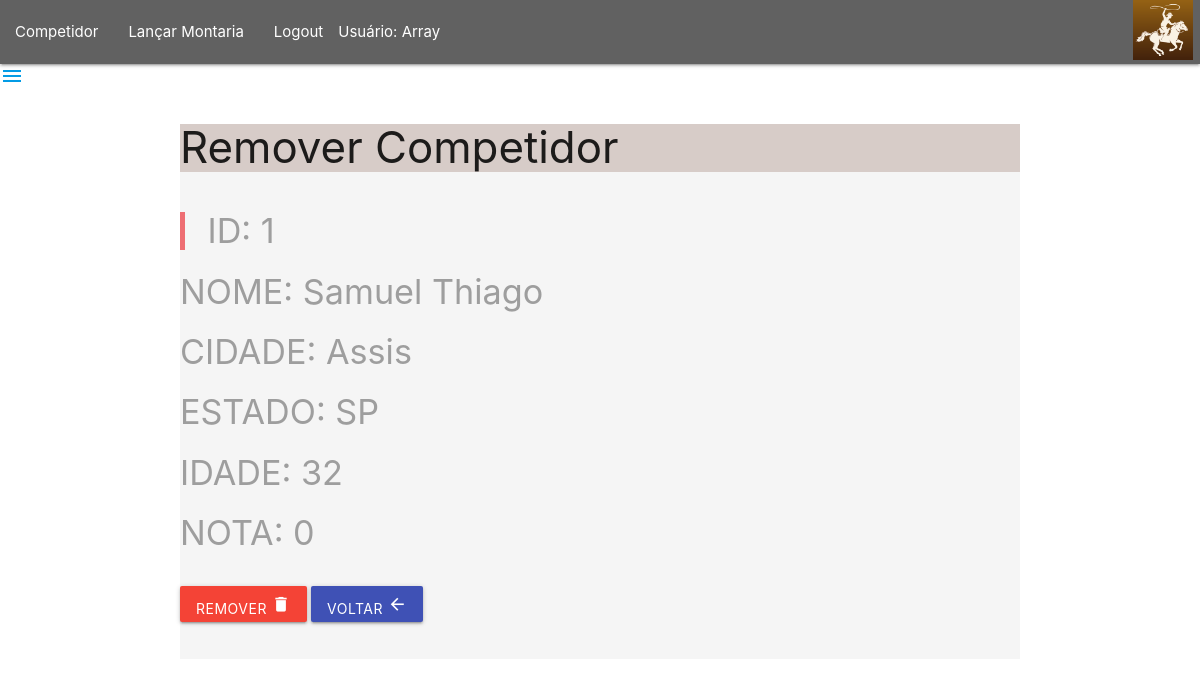
The app's page /frmRmvCompetidor.php?id=1 (signed in) with its own data.
### tables this page shows
CREATE TABLE `competidor` (
  `id` int(11) NOT NULL,
  `nome` varchar(35) NOT NULL,
  `cidade` varchar(25) NOT NULL,
  `estado` varchar(2) NOT NULL,
  `idade` int(11) NOT NULL,
  `somanota` float NOT NULL
);

### frmRmvCompetidor.php (the view, shortened to what this page needs)
<?php
    include 'menu.php';
    $id =trim($_GET['id']);
    $pdo = Conexao::conectar();
    $pdo->setAttribute(PDO:: ATTR_ERRMODE, PDO::ERRMODE_EXCEPTION);
    $sql = "SELECT * FROM competidor WHERE id=?;";
    $query = $pdo->prepare($sql);
    $query->execute(array($id));
    $competidor = $query->fetch(PDO::FETCH_ASSOC);
?>
<!DOCTYPE html>
<html lang="pt-br">
<head>
    <link rel="stylesheet" href="https://cdnjs.cloudflare.com/ajax/libs/materialize/1.0.0/css/materialize.min.css">
</head>
<body>
    <div class="container grey lighten-4 col s12">
        <div class="brown lighten-4 col s12">
            <h3>Remover Competidor</h3>
        </div>
    <form action="remCompetidor.php" method="POST" id='frmRmvCompetidor' class="col s12">
        <div class="row">
             <div class="col s10">
                 <label for ="lblId"><h4><blockquote>ID:  <?php echo $id?></blockquote></h4></label>
                 <label for ="lblNome"><H4>NOME: <?php echo $competidor['nome'];?></H4></label>
                 <label for ="lblCidade"><H4>CIDADE: <?php echo $competidor['cidade'];?></H4></label>
                 <label for ="lblEstado"><H4>ESTADO: <?php echo $competidor['estado'];?></H4></label>
                 <label for ="lblIdade"><H4>IDADE: <?php echo $competidor['idade'];?></H4></label>
                 <label for ="lblNota"><H4>NOTA: <?php echo $competidor['somanota'];?></H4></label>
             </div>
        </div>
            <div class="input-field col s8">
               <button class="btn waves-effect waves-light red" type="submit" name="btnRemover">
               Remover <i class="material-icons">delete</i>
               </button>
              <button class="btn waves-effect waves-light indigo" type="button" name="btnVoltar"
                onclick="JavaScript:location.href='listarCompetidor.php'">
               Voltar <i class="material-icons">arrow_back</i>
               </button>
            </div>
            <br/>
     </form>
</body>
</html>

### records on screen
competidor: nome "Samuel Thiago", cidade "Assis", estado "SP", idade "32", somanota "0"

### other values on screen
$_SESSION['usuario'] "Array"
$id "1"
